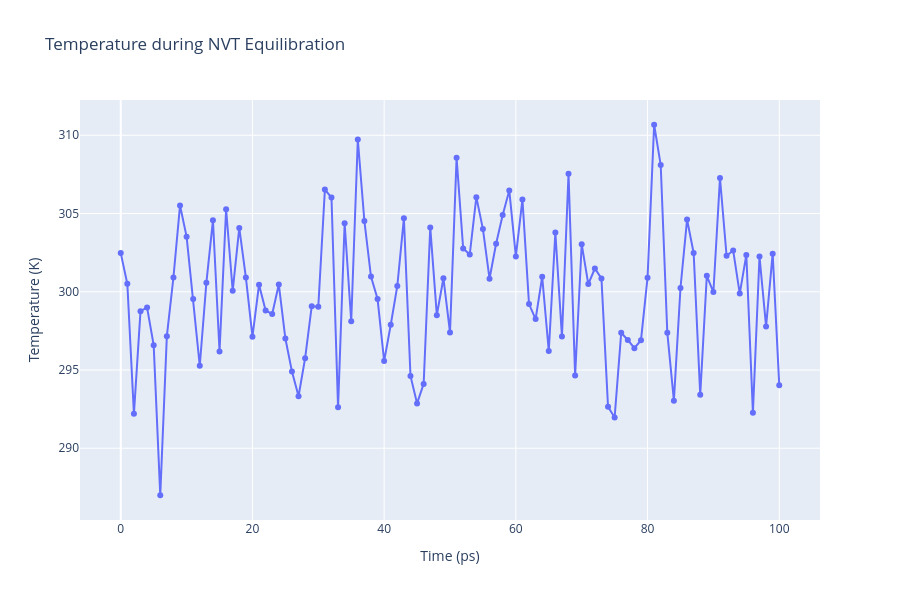

Notebook code for this chart:
### Code cell
import plotly.graph_objs as go

# Read temperature data from file
with open(output_nvt_temp_xvg, 'r') as temperature_file:
    x, y = zip(*[
        (float(line.split()[0]), float(line.split()[1]))
        for line in temperature_file
        if not line.startswith(("#", "@"))
    ])

# Create a scatter plot
fig = go.Figure(data=go.Scatter(x=x, y=y, mode='lines+markers'))

# Update layout
fig.update_layout(title="Temperature during NVT Equilibration",
                  xaxis_title="Time (ps)",
                  yaxis_title="Temperature (K)",
                  height=600)

# Show the figure
fig.show()

### Figure 1 — Plotly figure (JSON) as saved in the notebook; plotly's stock layout.template omitted (floating-point values rounded to 4 significant figures)
{"data": [{"mode": "lines+markers", "type": "scatter", "x": [0, 1, 2, 3, 4, 5, 6, 7, 8, 9, 10, 11, 12, 13, 14, 15, 16, 17, 18, 19, 20, 21, 22, 23, 24, 25, 26, 27, 28, 29, 30, 31, 32, 33, 34, 35, 36, 37, 38, 39, 40, 41, 42, 43, 44, 45, 46, 47, 48, 49, 50, 51, 52, 53, 54, 55, 56, 57, 58, 59, 60, 61, 62, 63, 64, 65, 66, 67, 68, 69, 70, 71, 72, 73, 74, 75, 76, 77, 78, 79, 80, 81, 82, 83, 84, 85, 86, 87, 88, 89, 90, 91, 92, 93, 94, 95, 96, 97, 98, 99, 100], "y": [302.5, 300.5, 292.2, 298.8, 299.0, 296.6, 287.0, 297.2, 300.9, 305.5, 303.5, 299.5, 295.3, 300.6, 304.6, 296.2, 305.3, 300.1, 304.1, 300.9, 297.1, 300.4, 298.8, 298.6, 300.5, 297.0, 294.9, 293.3, 295.8, 299.1, 299.0, 306.5, 306.0, 292.6, 304.4, 298.1, 309.7, 304.5, 301.0, 299.5, 295.6, 297.9, 300.4, 304.7, 294.6, 292.9, 294.1, 304.1, 298.5, 300.9, 297.4, 308.6, 302.8, 302.4, 306.0, 304.0, 300.8, 303.1, 304.9, 306.5, 302.3, 305.9, 299.2, 298.3, 301.0, 296.2, 303.8, 297.1, 307.5, 294.6, 303.0, 300.5, 301.5, 300.9, 292.7, 292.0, 297.4, 296.9, 296.4, 296.9, 300.9, 310.7, 308.1, 297.4, 293.0, 300.2, 304.6, 302.5, 293.4, 301.0, 300.0, 307.3, 302.3, 302.6, 299.9, 302.4, 292.3, 302.2, 297.8, 302.4, 294.0]}], "layout": {"height": 600, "title": {"text": "Temperature during NVT Equilibration"}, "xaxis": {"title": {"text": "Time (ps)"}}, "yaxis": {"title": {"text": "Temperature (K)"}}}}
